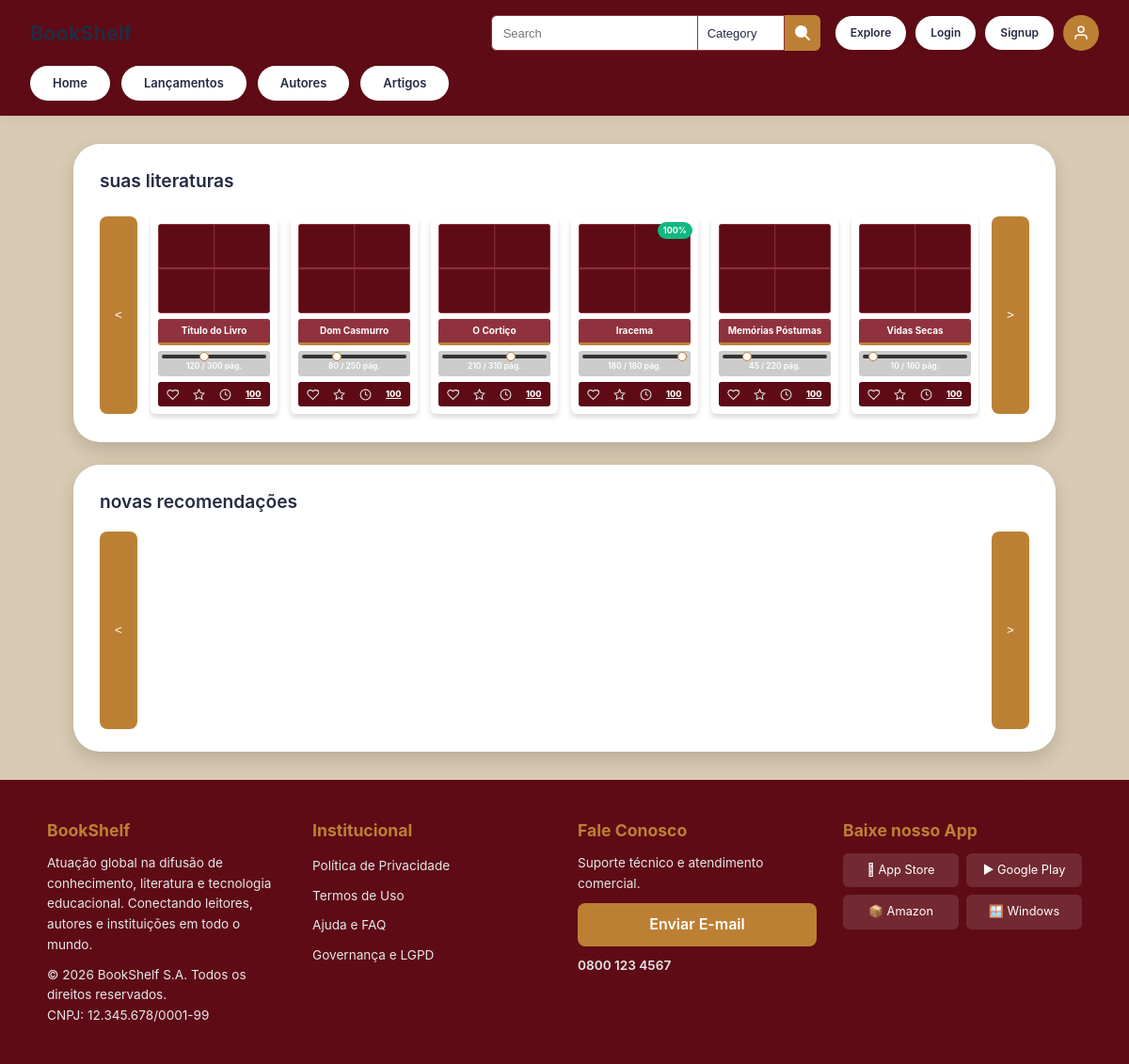
Page /home on the earlier database version.
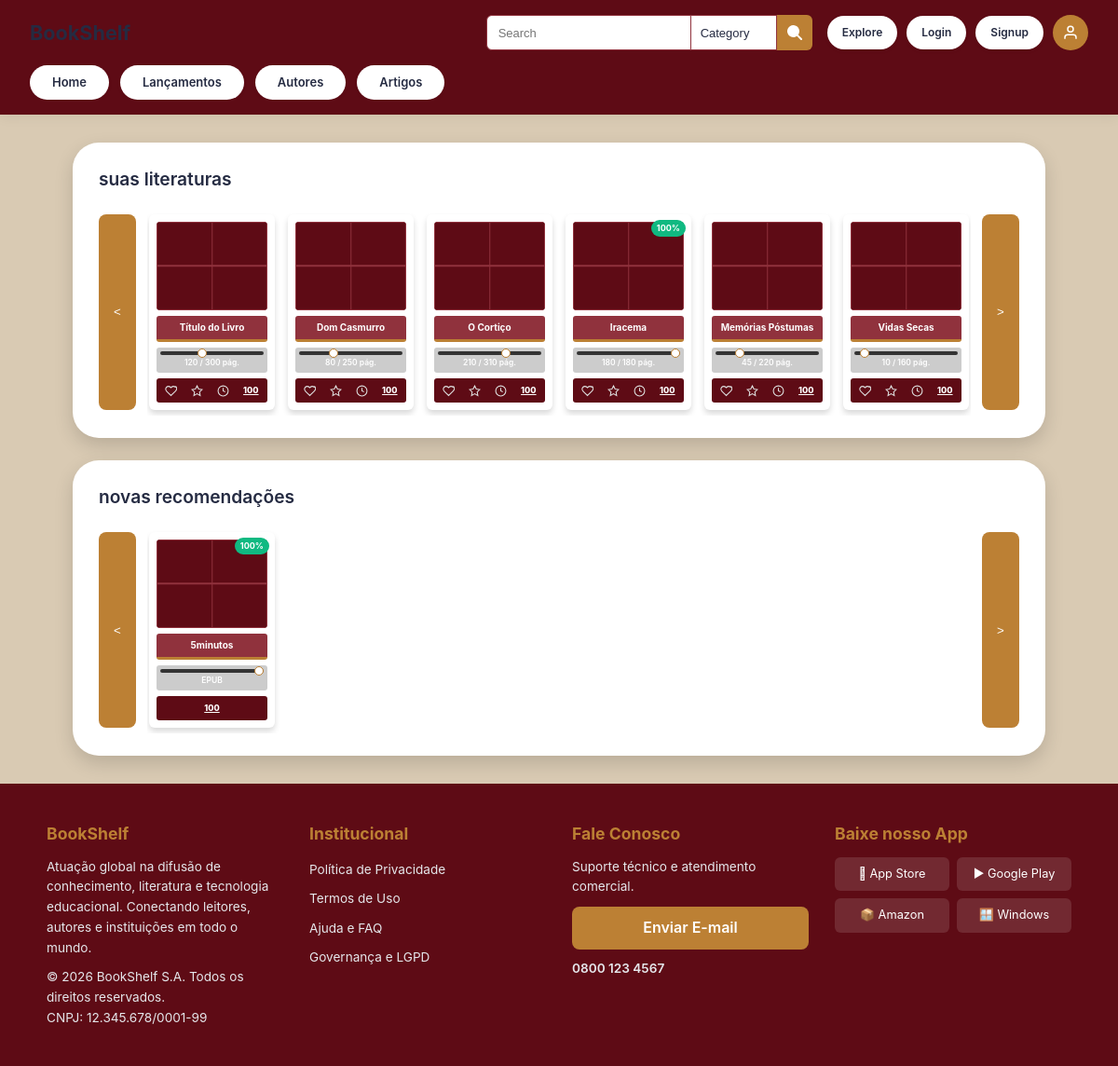
Same page on the later database version.
### tables this page shows
CREATE TABLE livros (
                id_livro INTEGER PRIMARY KEY AUTOINCREMENT,
                titulo VARCHAR(255) NOT NULL,
                autor VARCHAR(255),
                arquivo_epub VARCHAR(10),
                id_categoria INT
            );

### app.py (the view)
@app.route('/')
@app.route('/index')
@app.route('/home')
def index():
    busca = request.args.get('q', '') or request.args.get('search', '')
    cursor = mysql.connection.cursor()
    if busca:
        query = "SELECT id_livro as id, titulo, autor, arquivo_epub as formato, 'Upload' as tamanho FROM livros WHERE titulo LIKE %s OR autor LIKE %s"
        cursor.execute(query, (f"%{busca}%", f"%{busca}%"))
    else:
        query = "SELECT id_livro as id, titulo, autor, arquivo_epub as formato, 'Upload' as tamanho FROM livros"
        cursor.execute(query)
    livros_filtrados = cursor.fetchall()
    cursor.close()
    return render_template('home.html', livros=livros_filtrados, busca=busca)

### templates/home.html (shortened to what this page needs)
<!DOCTYPE html>
<html lang="pt-BR">
<head>
  <link rel="stylesheet" href="{{ url_for('static', filename='estilogr.css') }}">
</head>
<body>
  <nav class="navbar" aria-label="Navegação Principal">
    <div class="navbar__top">
      <a href="{{ url_for('index') }}" class="navbar__logo">BookShelf</a>
      <div class="navbar__search-wrapper">
        <form class="search-form" action="{{ url_for('biblioteca') }}" method="GET">
          <input type="text" name="q" value="{{ busca if busca else '' }}" class="search-form__input" placeholder="Search" aria-label="Pesquisar livros">
          <div class="search-form__select-group">
            <select name="category" class="search-form__select" aria-label="Selecionar categoria">
              <option value="" disabled selected>Category</option>
            </select>
          </div>
          <button type="submit" class="search-form__submit-btn" aria-label="Enviar busca">
            <svg width="16" height="16" viewBox="0 0 16 16" fill="none">
              <path fill-rule="evenodd" clip-rule="evenodd" d="M11.742 10.344a6.5 6.5 0 1 0-1.397 1.398h-.001c.03.04.062.078.098.115l3.85 3.85a1 1 0 0 0 1.415-1.414l-3.85-3.85a1.007 1.007 0 0 0-.115-.1 6.53 6.53 0 0 0 1.398-1.4" fill="#FFFFFF"/>
            </svg>
          </button>
        </form>
        <div class="navbar__actions">
          <a href="{{ url_for('biblioteca') }}" class="navbar__btn">Explore</a>
          {% if session.get('usuario_id') %}
            <a href="{{ url_for('logout') }}" class="navbar__btn">Sair</a>
          {% else %}
            <a href="{{ url_for('login') }}" class="navbar__btn">Login</a>
            <a href="{{ url_for('cadastro', modo='cadastro') }}" class="navbar__btn">Signup</a>
          {% endif %}
          <button class="navbar__user-icon-btn" id="userProfileToggle" aria-label="Ir para Perfil do Usuário" title="Meu Perfil">
            <svg width="18" height="18" viewBox="0 0 24 24" fill="none" stroke="currentColor" stroke-width="2"><path d="M20 21v-2a4 4 0 0 0-4-4H8a4 4 0 0 0-4 4v2"></path><circle cx="12" cy="7" r="4"></circle></svg>
          </button>
        </div>
      </div>
    </div>
    <ul class="navbar__pills">
      <li><a href="{{ url_for('index') }}" class="navbar__pill-link">Home</a></li>
      <li><a href="{{ url_for('biblioteca') }}" class="navbar__pill-link">Lançamentos</a></li>
      <li><a href="{{ url_for('biblioteca') }}" class="navbar__pill-link">Autores</a></li>
      <li><a href="{{ url_for('descricao_livro') }}" class="navbar__pill-link">Artigos</a></li>
    </ul>
  </nav>
  <main class="main-content">
    <section class="board-container">
      <h2 class="board-container__title">suas literaturas</h2>
      <div class="carousel">
        <button class="carousel__nav-btn carousel__nav-btn--prev" aria-label="Anterior">&lt;</button>
        <div class="carousel__track">
          <article class="book-card">
            <a href="{{ url_for('descricao_livro') }}" class="book-card__cover" style="display: block;"><div class="cover-grid"></div></a>
            <header class="book-card__header"><h3 class="book-card__title">Título do Livro</h3></header>
            <div class="book-card__tracker">
              <input type="range" class="book-card__range" min="0" max="300" value="120">
              <output class="book-card__count">120 / 300 pág.</output>
            </div>
            <footer class="book-card__actions">
              <button class="book-card__action-btn"><svg viewBox="0 0 24 24" fill="none" stroke="currentColor" stroke-width="2"><path d="M20.84 4.61a5.5 5.5 0 0 0-7.78 0L12 5.67l-1.06-1.06a5.5 5.5 0 0 0-7.78 7.78l1.06 1.06L12 21.23l8.72-8.72 1.06-1.06a5.5 5.5 0 0 0 0-7.78z"></path></svg></button>
              <button class="book-card__action-btn"><svg viewBox="0 0 24 24" fill="none" stroke="currentColor" stroke-width="2"><polygon points="12 2 15.09 8.26 22 9.27 17 14.14 18.18 21.02 12 17.77 5.82 21.02 7 14.14 2 9.27 8.91 8.26 12 2"></polygon></svg></button>
              <button class="book-card__action-btn"><svg viewBox="0 0 24 24" fill="none" stroke="currentColor" stroke-width="2"><circle cx="12" cy="12" r="10"></circle><polyline points="12 6 12 12 16 14"></polyline></svg></button>
              <span class="book-card__score">100</span>
            </footer>
          </article>
          <article class="book-card">
            <a href="{{ url_for('descricao_livro') }}" class="book-card__cover" style="display: block;"><div class="cover-grid"></div></a>
            <header class="book-card__header"><h3 class="book-card__title">Dom Casmurro</h3></header>
            <div class="book-card__tracker">
              <input type="range" class="book-card__range" min="0" max="250" value="80">
              <output class="book-card__count">80 / 250 pág.</output>
            </div>
            <footer class="book-card__actions">
              <button class="book-card__action-btn"><svg viewBox="0 0 24 24" fill="none" stroke="currentColor" stroke-width="2"><path d="M20.84 4.61a5.5 5.5 0 0 0-7.78 0L12 5.67l-1.06-1.06a5.5 5.5 0 0 0-7.78 7.78l1.06 1.06L12 21.23l8.72-8.72 1.06-1.06a5.5 5.5 0 0 0 0-7.78z"></path></svg></button>
              <button class="book-card__action-btn"><svg viewBox="0 0 24 24" fill="none" stroke="currentColor" stroke-width="2"><polygon points="12 2 15.09 8.26 22 9.27 17 14.14 18.18 21.02 12 17.77 5.82 21.02 7 14.14 2 9.27 8.91 8.26 12 2"></polygon></svg></button>
              <button class="book-card__action-btn"><svg viewBox="0 0 24 24" fill="none" stroke="currentColor" stroke-width="2"><circle cx="12" cy="12" r="10"></circle><polyline points="12 6 12 12 16 14"></polyline></svg></button>
              <span class="book-card__score">100</span>
            </footer>
          </article>
          <article class="book-card">
            <a href="{{ url_for('descricao_livro') }}" class="book-card__cover" style="display: block;"><div class="cover-grid"></div></a>
            <header class="book-card__header"><h3 class="book-card__title">O Cortiço</h3></header>
            <div class="book-card__tracker">
              <input type="range" class="book-card__range" min="0" max="310" value="210">
              <output class="book-card__count">210 / 310 pág.</output>
            </div>
            <footer class="book-card__actions">
              <button class="book-card__action-btn"><svg viewBox="0 0 24 24" fill="none" stroke="currentColor" stroke-width="2"><path d="M20.84 4.61a5.5 5.5 0 0 0-7.78 0L12 5.67l-1.06-1.06a5.5 5.5 0 0 0-7.78 7.78l1.06 1.06L12 21.23l8.72-8.72 1.06-1.06a5.5 5.5 0 0 0 0-7.78z"></path></svg></button>
              <button class="book-card__action-btn"><svg viewBox="0 0 24 24" fill="none" stroke="currentColor" stroke-width="2"><polygon points="12 2 15.09 8.26 22 9.27 17 14.14 18.18 21.02 12 17.77 5.82 21.02 7 14.14 2 9.27 8.91 8.26 12 2"></polygon></svg></button>
              <button class="book-card__action-btn"><svg viewBox="0 0 24 24" fill="none" stroke="currentColor" stroke-width="2"><circle cx="12" cy="12" r="10"></circle><polyline points="12 6 12 12 16 14"></polyline></svg></button>
              <span class="book-card__score">100</span>
            </footer>
          </article>
          <article class="book-card">
            <div class="book-card__badge" aria-hidden="true">100%</div>
            <a href="{{ url_for('descricao_livro') }}" class="book-card__cover" style="display: block;"><div class="cover-grid"></div></a>
            <header class="book-card__header"><h3 class="book-card__title">Iracema</h3></header>
            <div class="book-card__tracker">
              <input type="range" class="book-card__range" min="0" max="180" value="180">
              <output class="book-card__count">180 / 180 pág.</output>
            </div>
            <footer class="book-card__actions">
              <button class="book-card__action-btn"><svg viewBox="0 0 24 24" fill="none" stroke="currentColor" stroke-width="2"><path d="M20.84 4.61a5.5 5.5 0 0 0-7.78 0L12 5.67l-1.06-1.06a5.5 5.5 0 0 0-7.78 7.78l1.06 1.06L12 21.23l8.72-8.72 1.06-1.06a5.5 5.5 0 0 0 0-7.78z"></path></svg></button>
              <button class="book-card__action-btn"><svg viewBox="0 0 24 24" fill="none" stroke="currentColor" stroke-width="2"><polygon points="12 2 15.09 8.26 22 9.27 17 14.14 18.18 21.02 12 17.77 5.82 21.02 7 14.14 2 9.27 8.91 8.26 12 2"></polygon></svg></button>
              <button class="book-card__action-btn"><svg viewBox="0 0 24 24" fill="none" stroke="currentColor" stroke-width="2"><circle cx="12" cy="12" r="10"></circle><polyline points="12 6 12 12 16 14"></polyline></svg></button>
              <span class="book-card__score">100</span>
            </footer>
          </article>
          <article class="book-card">
            <a href="{{ url_for('descricao_livro') }}" class="book-card__cover" style="display: block;"><div class="cover-grid"></div></a>
            <header class="book-card__header"><h3 class="book-card__title">Memórias Póstumas</h3></header>
            <div class="book-card__tracker">
              <input type="range" class="book-card__range" min="0" max="220" value="45">
              <output class="book-card__count">45 / 220 pág.</output>
            </div>
            <footer class="book-card__actions">
              <button class="book-card__action-btn"><svg viewBox="0 0 24 24" fill="none" stroke="currentColor" stroke-width="2"><path d="M20.84 4.61a5.5 5.5 0 0 0-7.78 0L12 5.67l-1.06-1.06a5.5 5.5 0 0 0-7.78 7.78l1.06 1.06L12 21.23l8.72-8.72 1.06-1.06a5.5 5.5 0 0 0 0-7.78z"></path></svg></button>
              <button class="book-card__action-btn"><svg viewBox="0 0 24 24" fill="none" stroke="currentColor" stroke-width="2"><polygon points="12 2 15.09 8.26 22 9.27 17 14.14 18.18 21.02 12 17.77 5.82 21.02 7 14.14 2 9.27 8.91 8.26 12 2"></polygon></svg></button>
              <button class="book-card__action-btn"><svg viewBox="0 0 24 24" fill="none" stroke="currentColor" stroke-width="2"><circle cx="12" cy="12" r="10"></circle><polyline points="12 6 12 12 16 14"></polyline></svg></button>
              <span class="book-card__score">100</span>
            </footer>
          </article>
          <article class="book-card">
            <a href="{{ url_for('descricao_livro') }}" class="book-card__cover" style="display: block;"><div class="cover-grid"></div></a>
            <header class="book-card__header"><h3 class="book-card__title">Vidas Secas</h3></header>
            <div class="book-card__tracker">
              <input type="range" class="book-card__range" min="0" max="160" value="10">
              <output class="book-card__count">10 / 160 pág.</output>
            </div>
            <footer class="book-card__actions">
              <button class="book-card__action-btn"><svg viewBox="0 0 24 24" fill="none" stroke="currentColor" stroke-width="2"><path d="M20.84 4.61a5.5 5.5 0 0 0-7.78 0L12 5.67l-1.06-1.06a5.5 5.5 0 0 0-7.78 7.78l1.06 1.06L12 21.23l8.72-8.72 1.06-1.06a5.5 5.5 0 0 0 0-7.78z"></path></svg></button>
              <button class="book-card__action-btn"><svg viewBox="0 0 24 24" fill="none" stroke="currentColor" stroke-width="2"><polygon points="12 2 15.09 8.26 22 9.27 17 14.14 18.18 21.02 12 17.77 5.82 21.02 7 14.14 2 9.27 8.91 8.26 12 2"></polygon></svg></button>
              <button class="book-card__action-btn"><svg viewBox="0 0 24 24" fill="none" stroke="currentColor" stroke-width="2"><circle cx="12" cy="12" r="10"></circle><polyline points="12 6 12 12 16 14"></polyline></svg></button>
              <span class="book-card__score">100</span>
            </footer>
          </article>
        </div>
        <button class="carousel__nav-btn carousel__nav-btn--next" aria-label="Próximo">&gt;</button>
      </div>
    </section>
    <section class="board-container">
      <h2 class="board-container__title">novas recomendações</h2>
      <div class="carousel">
        <button class="carousel__nav-btn carousel__nav-btn--prev">&lt;</button>
        <div class="carousel__track">
          {% if livros %}
            {% for l in livros %}
              <article class="book-card">
                <div class="book-card__badge" aria-hidden="true">100%</div>
                <a href="{{ url_for('descricao_livro', id_livro=l.id) }}" class="book-card__cover" style="display: block;"><div class="cover-grid"></div></a>
                <header class="book-card__header"><h3 class="book-card__title" title="{{ l.titulo }}">{{ l.titulo }}</h3></header>
                <div class="book-card__tracker">
                  <input type="range" class="book-card__range" min="0" max="100" value="100">
                  <output class="book-card__count">{{ l.formato or 'EPUB' }}</output>
                </div>
                <footer class="book-card__actions">
                  <span class="book-card__score">100</span>
                </footer>
              </article>
            {% endfor %}
          {% endif %}
        </div>
        <button class="carousel__nav-btn carousel__nav-btn--next">&gt;</button>
      </div>
    </section>
  </main>
  <footer class="footer-global" role="contentinfo">
    <div class="footer-global__container">
      <div class="footer-global__col">
        <h2 class="footer-global__title">BookShelf</h2>
        <p class="footer-global__text">
          Atuação global na difusão de conhecimento, literatura e tecnologia educacional. Conectando leitores, autores e instituições em todo o mundo.
        </p>
        <div class="footer-global__text">
          <p>© 2026 BookShelf S.A. Todos os direitos reservados.</p>
          <p>CNPJ: 12.345.678/0001-99</p>
        </div>
      </div>
      <nav class="footer-global__col" aria-label="Links Institucionais">
        <h3 class="footer-global__title">Institucional</h3>
        <ul class="footer-global__list">
          <li><a href="#" class="footer-global__link">Política de Privacidade</a></li>
          <li><a href="#" class="footer-global__link">Termos de Uso</a></li>
          <li><a href="#" class="footer-global__link">Ajuda e FAQ</a></li>
          <li><a href="#" class="footer-global__link">Governança e LGPD</a></li>
        </ul>
      </nav>
      <div class="footer-global__col">
        <h3 class="footer-global__title">Fale Conosco</h3>
        <p class="footer-global__text">Suporte técnico e atendimento comercial.</p>
        <a href="mailto:suporte@bookshelf.com" class="footer-global__btn" style="text-align: center; text-decoration: none;">Enviar E-mail</a>
        <a href="tel:08001234567" class="footer-global__link" style="font-weight: 600;">0800 123 4567</a>
      </div>
      <div class="footer-global__col">
        <h3 class="footer-global__title">Baixe nosso App</h3>
        <div class="footer-global__apps-grid">
          <a href="#" class="footer-global__app-badge"> <span>App Store</span></a>
          <a href="#" class="footer-global__app-badge">▶ <span>Google Play</span></a>
          <a href="#" class="footer-global__app-badge">📦 <span>Amazon</span></a>
          <a href="#" class="footer-global__app-badge">🪟 <span>Windows</span></a>
        </div>
      </div>
    </div>
  </footer>
</body>
</html>

Differences in the rows shown:
added livros: titulo "5minutos", arquivo_epub "EPUB"
